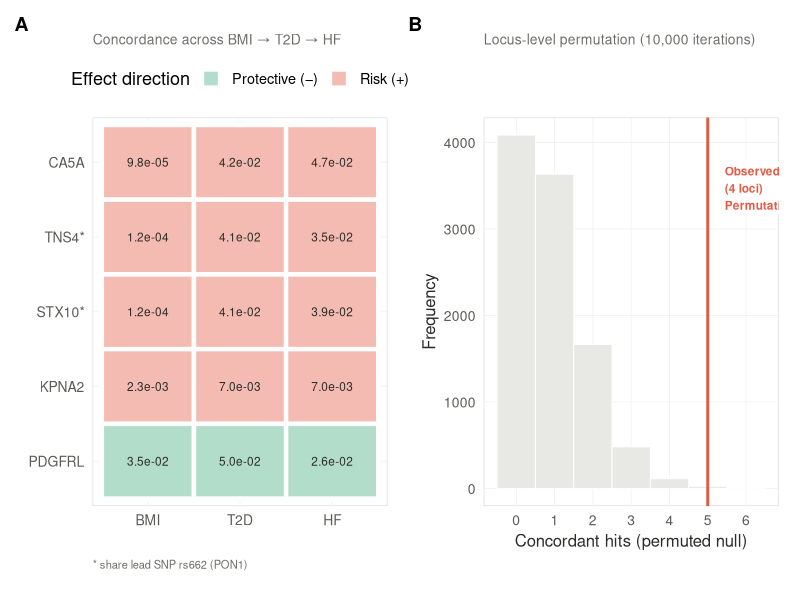
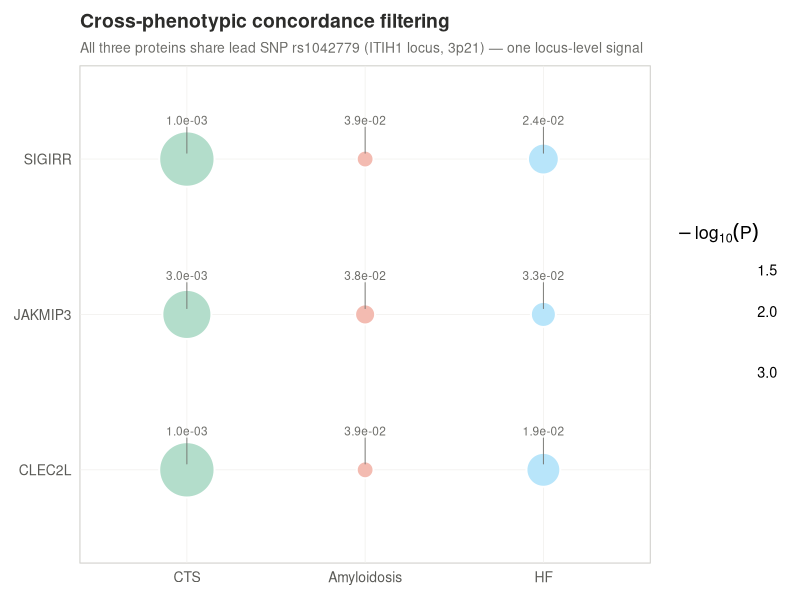
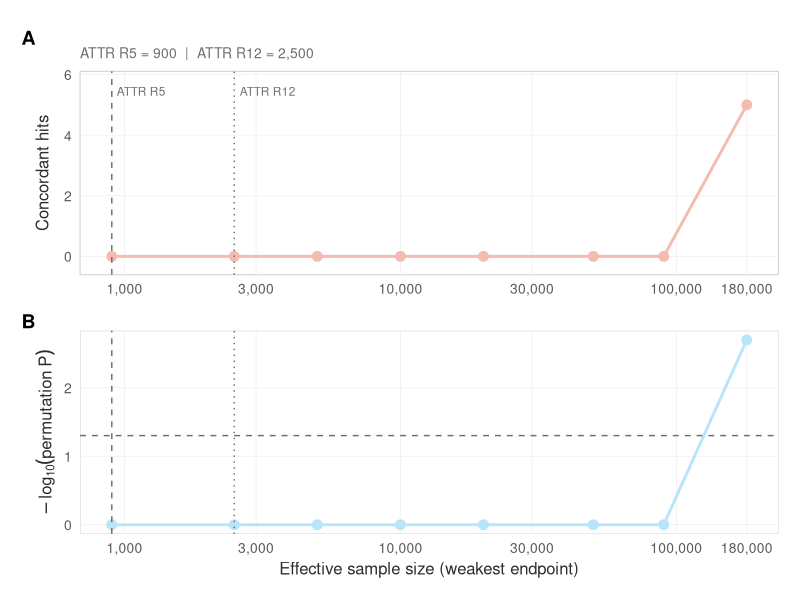

Write R code to recreate these figures, in order.
#!/usr/bin/env Rscript
# ============================================================
# fix_figure_overlaps.R
# 修复3张图的文字遮挡问题，重新输出PNG
# 
# 问题1: Fig2 左下角 caption 被裁切
# 问题2: Fig3 Panel A 的 ATTR R5/R12 灰字被曲线遮挡
# 问题3: Fig4B 绿圈和灰色P值标注重叠
#
# Usage: source("fix_figure_overlaps.R")
# Output: ~/Desktop/PWMR/figures/ 下3个PNG
# ============================================================

library(ggplot2)
library(dplyr)
library(scales)

# === 统一色板 ===
pal <- list(
  green   = "#B3DDCB", green_d = "#085041",
  rose    = "#F3BBB1", rose_d  = "#712B13",
  blue    = "#B8E5FA", blue_d  = "#0C447C",
  gold    = "#EEC78A", gold_d  = "#412402",
  grey    = "#E8E8E5", grey_d  = "#6E6E6A",
  text    = "#2C2C2A", red     = "#E25B45",
  bg      = "white"
)

theme_pwmr <- theme_minimal(base_size = 13) +
  theme(
    plot.background   = element_rect(fill = "white", color = NA),
    panel.background  = element_rect(fill = "white", color = "#D5D4D0", linewidth = 0.4),
    panel.grid.major  = element_line(color = "#F0EFEC", linewidth = 0.25),
    panel.grid.minor  = element_blank(),
    axis.title        = element_text(size = 12, color = "#2C2C2A"),
    axis.text         = element_text(size = 10, color = "#5A5A56"),
    plot.title        = element_text(size = 14, face = "bold", color = "#2C2C2A"),
    plot.subtitle     = element_text(size = 10, color = "#6E6E6A")
  )

out_dir <- "~/Desktop/PWMR/figures/"
dir.create(out_dir, showWarnings = FALSE, recursive = TRUE)

# ============================================================
# FIX 1: Fig2 — 增加底部margin，防止caption被裁切
# ============================================================
cat("▶ Fig2: Fixing caption cutoff...\n")

library(patchwork)

hits <- data.frame(
  protein = c("CA5A", "TNS4*", "STX10*", "KPNA2", "PDGFRL"),
  bmi_b = c(0.034, 0.031, 0.014, 0.033, -0.004),
  t2d_b = c(0.080, 0.075, 0.033, 0.135, -0.014),
  hf_b  = c(0.081, 0.066, 0.034, 0.140, -0.097),
  bmi_p = c(9.8e-5, 1.2e-4, 1.2e-4, 2.3e-3, 3.5e-2),
  t2d_p = c(0.042, 0.041, 0.041, 0.007, 0.050),
  hf_p  = c(0.047, 0.035, 0.039, 0.007, 0.026),
  stringsAsFactors = FALSE
)

hits_long <- data.frame(
  protein = rep(hits$protein, 3),
  endpoint = rep(c("BMI", "T2D", "HF"), each = 5),
  beta = c(hits$bmi_b, hits$t2d_b, hits$hf_b),
  pval = c(hits$bmi_p, hits$t2d_p, hits$hf_p),
  stringsAsFactors = FALSE
)
hits_long$endpoint <- factor(hits_long$endpoint, levels = c("BMI", "T2D", "HF"))
hits_long$protein <- factor(hits_long$protein, levels = rev(c("CA5A", "TNS4*", "STX10*", "KPNA2", "PDGFRL")))
hits_long$direction <- ifelse(hits_long$beta > 0, "Risk (+)", "Protective (\u2212)")

pA <- ggplot(hits_long, aes(x = endpoint, y = protein)) +
  geom_tile(aes(fill = direction), color = "white", linewidth = 1.5) +
  geom_text(aes(label = sprintf("%.1e", pval)), size = 3, color = pal$text) +
  scale_fill_manual(
    values = c("Risk (+)" = pal$rose, "Protective (\u2212)" = pal$green),
    name = "Effect direction"
  ) +
  labs(x = NULL, y = NULL, tag = "A",
       subtitle = "Concordance across BMI \u2192 T2D \u2192 HF",
       # ★ FIX: caption改用subtitle下方的脚注，避免被裁切
       caption = "* share lead SNP rs662 (PON1)") +
  theme_pwmr +
  theme(
    plot.tag = element_text(face = "bold", size = 14),
    legend.position = "top",
    panel.grid = element_blank(),
    axis.line = element_blank(),
    # ★ FIX: 增加底部margin防止caption被裁切
    plot.caption = element_text(size = 8, hjust = 0, color = pal$grey_d),
    plot.margin = margin(t = 5, r = 10, b = 15, l = 5, unit = "pt")
  )

set.seed(42)
null_sim <- rpois(10000, lambda = 0.9)
null_df <- data.frame(hits = null_sim)

pB <- ggplot(null_df, aes(x = hits)) +
  geom_histogram(binwidth = 1, fill = pal$grey, color = "white", linewidth = 0.3) +
  geom_vline(xintercept = 5, color = pal$red, linewidth = 1) +
  annotate("label", x = 5.3, y = max(table(null_sim)) * 0.85,
           label = "Observed = 5 proteins\n(4 loci)\nPermutation P = 0.002",
           size = 3, color = pal$red, hjust = 0, fontface = "bold",
           fill = alpha("white", 0.9), label.size = 0, label.padding = unit(4, "pt")) +
  scale_x_continuous(breaks = 0:8) +
  labs(x = "Concordant hits (permuted null)", y = "Frequency",
       tag = "B", subtitle = "Locus-level permutation (10,000 iterations)") +
  theme_pwmr +
  theme(
    plot.tag = element_text(face = "bold", size = 14),
    plot.margin = margin(t = 5, r = 10, b = 15, l = 5, unit = "pt")
  )

fig2 <- pA | pB
ggsave(paste0(out_dir, "Fig2_PosCtrl.png"), fig2,
       width = 12, height = 5.5, dpi = 300, bg = "white")
cat("  \u2705 Fig2_PosCtrl.png saved\n\n")


# ============================================================
# FIX 2: Fig4B — 用 ggrepel 解决P值标注与气泡重叠
# ============================================================
cat("▶ Fig4B: Fixing label-bubble overlap...\n")

if (!requireNamespace("ggrepel", quietly = TRUE)) install.packages("ggrepel")
library(ggrepel)

conc_data <- data.frame(
  Protein = rep(c("SIGIRR", "JAKMIP3", "CLEC2L"), each = 3),
  Endpoint = rep(c("CTS", "Amyloidosis", "HF"), 3),
  P = c(0.001, 0.039, 0.024,
        0.003, 0.038, 0.033,
        0.001, 0.039, 0.019),
  stringsAsFactors = FALSE
)
conc_data$Protein <- factor(conc_data$Protein, levels = c("CLEC2L", "JAKMIP3", "SIGIRR"))
conc_data$Endpoint <- factor(conc_data$Endpoint, levels = c("CTS", "Amyloidosis", "HF"))
conc_data$logP <- -log10(conc_data$P)
conc_data$P_label <- formatC(conc_data$P, format = "e", digits = 1)

endpoint_colors <- c("CTS" = pal$green, "Amyloidosis" = pal$rose, "HF" = pal$blue)

p4b <- ggplot(conc_data, aes(x = Endpoint, y = Protein)) +
  geom_point(aes(size = logP, fill = Endpoint), shape = 21, color = "white", stroke = 1) +
  # ★ FIX: 用 geom_text_repel 替代 geom_text，自动避让气泡
  geom_text_repel(
    aes(label = P_label),
    size = 3, color = pal$grey_d,
    nudge_y = 0.25,              # 往上偏移
    segment.size = 0.3,          # 连接线
    segment.color = pal$grey_d,
    min.segment.length = 0.3,
    box.padding = 0.4,
    point.padding = 0.5,
    max.overlaps = 20
  ) +
  scale_fill_manual(values = endpoint_colors, guide = "none") +
  scale_size_continuous(
    range = c(5, 18),
    name = expression(-log[10](P)),
    breaks = c(1.5, 2, 3)
  ) +
  labs(
    title = "Cross-phenotypic concordance filtering",
    subtitle = "All three proteins share lead SNP rs1042779 (ITIH1 locus, 3p21) \u2014 one locus-level signal",
    x = NULL, y = NULL
  ) +
  theme_pwmr +
  theme(
    panel.grid = element_blank(),
    legend.position = "right",
    plot.margin = margin(t = 10, r = 10, b = 10, l = 10, unit = "pt")
  )

ggsave(paste0(out_dir, "Fig4B_concordance.png"), p4b,
       width = 7, height = 5, dpi = 300, bg = "white")
cat("  \u2705 Fig4B_concordance.png saved\n\n")


# ============================================================
# FIX 3: Fig3 — ATTR R5/R12 标注往上挪，避免被曲线遮挡
# ============================================================
cat("▶ Fig3: Fixing annotation overlap...\n")

# Power degradation simulation data
power_data <- data.frame(
  neff = c(900, 2500, 5000, 10000, 20000, 50000, 90000, 180000),
  frac = c(0.005, 0.014, 0.028, 0.056, 0.111, 0.278, 0.5, 1.0),
  hits = c(0, 0, 0, 0, 0, 0, 0, 5),
  perm_p = c(NA, NA, NA, NA, NA, NA, NA, 0.002)
)
power_data$neg_log_p <- ifelse(is.na(power_data$perm_p), 0, -log10(power_data$perm_p))

# Panel A: Hits vs Neff
p3a <- ggplot(power_data, aes(x = neff, y = hits)) +
  geom_line(color = pal$rose, linewidth = 1) +
  geom_point(color = pal$rose, size = 3, fill = pal$rose, shape = 21) +
  # ★ FIX: ATTR R5/R12 标注移到图顶部，不与数据线重叠
  geom_vline(xintercept = 900, linetype = "dashed", color = pal$grey_d, linewidth = 0.5) +
  geom_vline(xintercept = 2500, linetype = "dotted", color = pal$grey_d, linewidth = 0.5) +
  # ★ FIX: 标注放在图的最上方 (y=5.3)，用vjust调整
  annotate("text", x = 900, y = 5.3, label = "ATTR R5",
           size = 3, color = pal$grey_d, hjust = -0.1, vjust = 0) +
  annotate("text", x = 2500, y = 5.3, label = "ATTR R12",
           size = 3, color = pal$grey_d, hjust = -0.1, vjust = 0) +
  scale_x_log10(labels = comma, breaks = c(1000, 3000, 10000, 30000, 100000, 180000)) +
  coord_cartesian(ylim = c(-0.3, 5.8), clip = "off") +
  labs(tag = "A", x = NULL, y = "Concordant hits",
       subtitle = paste0("ATTR R5 = ", comma(900), "  |  ATTR R12 = ", comma(2500))) +
  theme_pwmr +
  theme(
    plot.tag = element_text(face = "bold", size = 14),
    plot.margin = margin(t = 15, r = 10, b = 5, l = 10, unit = "pt")
  )

# Panel B: -log10(P) vs Neff
p3b <- ggplot(power_data, aes(x = neff, y = neg_log_p)) +
  geom_line(color = pal$blue, linewidth = 1) +
  geom_point(color = pal$blue, size = 3, fill = pal$blue, shape = 21) +
  geom_hline(yintercept = -log10(0.05), linetype = "dashed", color = pal$grey_d, linewidth = 0.5) +
  geom_vline(xintercept = 900, linetype = "dashed", color = pal$grey_d, linewidth = 0.5) +
  geom_vline(xintercept = 2500, linetype = "dotted", color = pal$grey_d, linewidth = 0.5) +
  scale_x_log10(labels = comma, breaks = c(1000, 3000, 10000, 30000, 100000, 180000)) +
  labs(tag = "B", x = "Effective sample size (weakest endpoint)",
       y = expression(-log[10](permutation~P))) +
  theme_pwmr +
  theme(
    plot.tag = element_text(face = "bold", size = 14),
    plot.margin = margin(t = 5, r = 10, b = 10, l = 10, unit = "pt")
  )

fig3 <- p3a / p3b
ggsave(paste0(out_dir, "Fig3_PowerDegradation.png"), fig3,
       width = 7, height = 8, dpi = 300, bg = "white")
cat("  \u2705 Fig3_PowerDegradation.png saved\n\n")


cat("=== All 3 fixes complete ===\n")
cat("Output: ", out_dir, "\n")
cat("Files: Fig2_PosCtrl.png, Fig4B_concordance.png, Fig3_PowerDegradation.png\n")
cat("Next: replace these PNGs in the PPT or send to Claude for replacement.\n")
